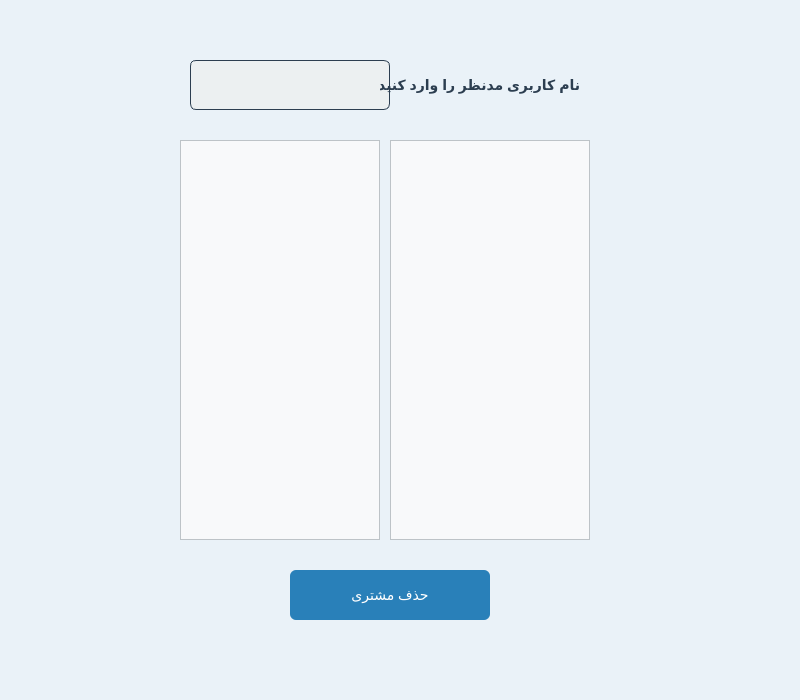
<?xml version="1.0" encoding="UTF-8"?>
<ui version="4.0">
 <class>RemoveCostumerAccountPage</class>
 <widget class="QDialog" name="RemoveCostumerAccountPage">
  <property name="geometry">
   <rect>
    <x>0</x>
    <y>0</y>
    <width>800</width>
    <height>700</height>
   </rect>
  </property>
  <property name="windowTitle">
   <string>Dialog</string>
  </property>
  <property name="styleSheet">
   <string notr="true">#RemoveCostumerAccountPage{
background-color: #eaf2f8;
}</string>
  </property>
  <widget class="QListWidget" name="userNameList">
   <property name="geometry">
    <rect>
     <x>180</x>
     <y>140</y>
     <width>200</width>
     <height>400</height>
    </rect>
   </property>
   <property name="styleSheet">
    <string notr="true">#userNameList {
	color: rgb(0, 0, 0);
        background-color: #f8f9fa;
        border: 1px solid #bdc3c7;
        font-size: 14px;
        padding: 4px;
    }
    #userNameList::item {
        padding: 8px;
        border-bottom: 1px solid #dcdcdc;
    }
    #userNameList::item:selected {
        background-color: #d6eaf8;
        color: #154360;
    }</string>
   </property>
  </widget>
  <widget class="QPushButton" name="removeCostumerButton">
   <property name="geometry">
    <rect>
     <x>290</x>
     <y>570</y>
     <width>200</width>
     <height>50</height>
    </rect>
   </property>
   <property name="styleSheet">
    <string notr="true"> #removeCostumerButton {
        background-color: #2980b9;
        color: white;
        border: none;
        border-radius: 6px;
        padding: 8px 16px;
        font-size: 14px;
    }
    #removeCostumerButton:hover {
        background-color: #3498db;
    }
    #removeCostumerButton:pressed {
        background-color: #1c5980;
    }</string>
   </property>
   <property name="text">
    <string>حذف مشتری</string>
   </property>
  </widget>
  <widget class="QListWidget" name="ownerList">
   <property name="geometry">
    <rect>
     <x>390</x>
     <y>140</y>
     <width>200</width>
     <height>400</height>
    </rect>
   </property>
   <property name="styleSheet">
    <string notr="true">#ownerList {
	color: rgb(0, 0, 0);
        background-color: #f8f9fa;
        border: 1px solid #bdc3c7;
        font-size: 14px;
        padding: 4px;
    }
    #ownerList::item {
        padding: 8px;
        border-bottom: 1px solid #dcdcdc;
    }
    #ownerList::item:selected {
        background-color: #d6eaf8;
        color: #154360;
    }</string>
   </property>
  </widget>
  <widget class="QLineEdit" name="userNameField">
   <property name="geometry">
    <rect>
     <x>190</x>
     <y>60</y>
     <width>200</width>
     <height>50</height>
    </rect>
   </property>
   <property name="styleSheet">
    <string notr="true">#userNameField {
        border: 1px solid #2c3e50;
        border-radius: 6px;
        padding: 6px;
        background-color: #ecf0f1;
        font-size: 14px;
	    color: rgb(0, 0, 0);
 }
 #userNameField:focus {
        border: 1px solid #2980b9;
        background-color: #ffffff;
    }</string>
   </property>
  </widget>
  <widget class="QLabel" name="label">
   <property name="geometry">
    <rect>
     <x>380</x>
     <y>60</y>
     <width>200</width>
     <height>50</height>
    </rect>
   </property>
   <property name="styleSheet">
    <string notr="true">#label {
        color: #2c3e50;
        font-size: 14px;
        font-weight: bold;
    }</string>
   </property>
   <property name="text">
    <string>نام کاربری مدنظر را وارد کنید</string>
   </property>
  </widget>
 </widget>
 <resources/>
 <connections/>
</ui>
